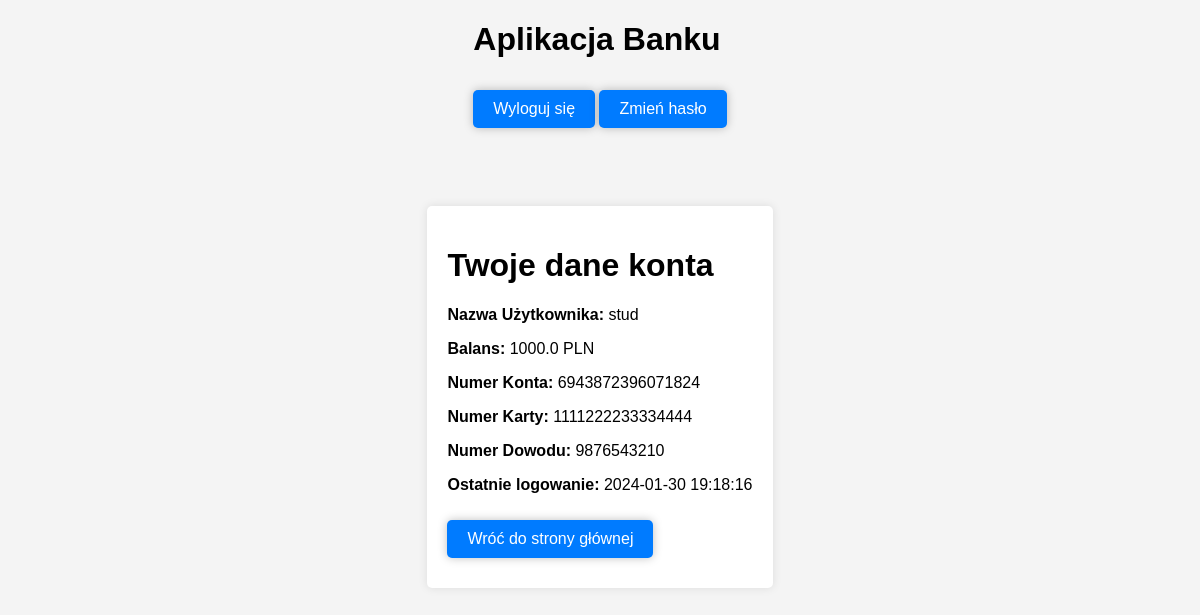
Page /view_sensitive_data (signed in) on the earlier database version.
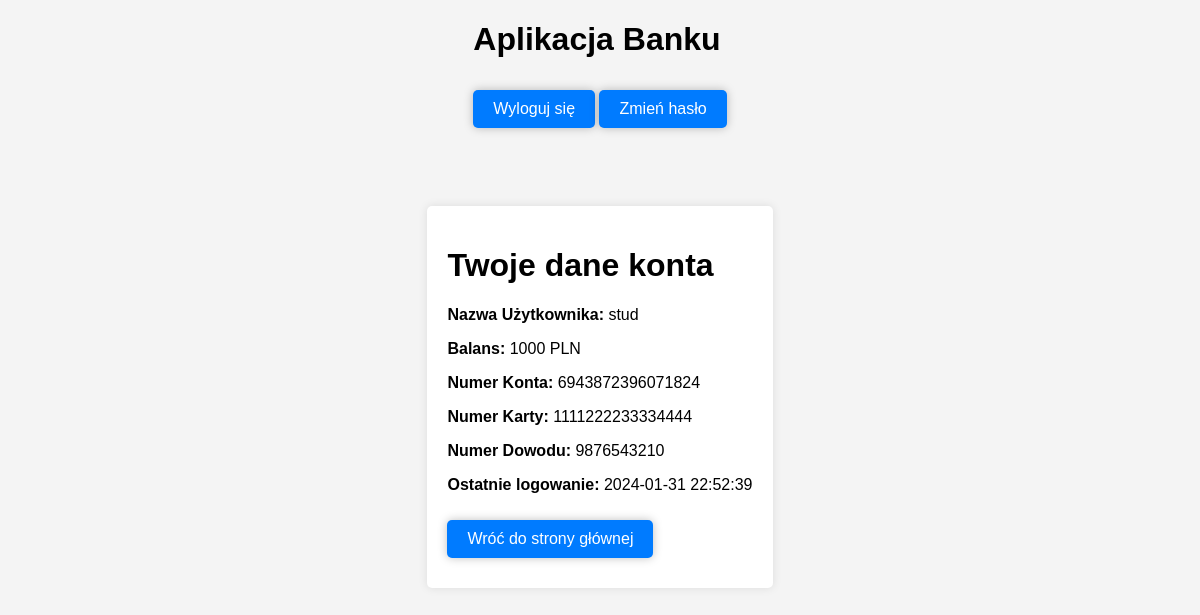
Same page on the later database version.
### models.py (models this page shows, shortened)
class User(db.Model, UserMixin):
    id = db.Column(db.Integer, primary_key=True)
    username = db.Column(db.String(50), unique=True, nullable=False)
    password = db.Column(db.String(50), nullable=True)
    card_number = db.Column(db.String(16), nullable=False)
    id_number = db.Column(db.String(10), nullable=False)
    account_number = db.Column(db.String(16), unique=True, nullable=False)
    balance = db.Column(db.Integer, default=0.0)
    transfers = db.relationship('Transaction', backref='user', lazy=True)
    password_combinations = db.relationship('Combination', backref='user', lazy=True)
    last_login = db.Column(db.DateTime, default=datetime.now())

### app.py (the view)
@app.route('/view_sensitive_data')
@login_required
def view_sensitive_data():
    return render_template('view_sensitive_data.html', user=current_user)

### app.py (called while the page is built)
@login_manager.user_loader
def load_user(user_id):
    return User.query.get(int(user_id))

@app.before_request
def check_session():
    if session.get("user_id", None) is None:
        return
    if session.get("ip_address", None) != request.remote_addr:
        session.pop("user_id", None)
        logout_user()
        return redirect(url_for("index"))

### templates/view_sensitive_data.html
{% extends 'base.html' %}
{% block content %}
    <h1>Twoje dane konta</h1>
    <p><strong>Nazwa Użytkownika: </strong> {{ user.username }}</p>
    <p><strong>Balans: </strong> {{ user.balance }} PLN</p>
    <p><strong>Numer Konta: </strong> {{ user.account_number }}</p>
    <p><strong>Numer Karty: </strong> {{ user.card_number }}</p>
    <p><strong>Numer Dowodu: </strong> {{ user.id_number }}</p>
    <p><strong>Ostatnie logowanie: </strong> {{ user.last_login.strftime('%Y-%m-%d %H:%M:%S') }}</p>
    <a href="{{ url_for('home') }}" class="button">Wróć do strony głównej</a>
{% endblock %}

### templates/base.html (shortened to what this page needs)
<!DOCTYPE html>
<html lang="en">
<head>
    <link rel="stylesheet" type="text/css" href="{{ url_for('static', filename='styles.css') }}">
</head>
<body>
    <div class="header" id="header">
        <h1>{% block header %}Aplikacja Banku{% endblock %}</h1>
        {% if current_user.is_authenticated %}
            <a href="{{ url_for('logout') }}" class="button">Wyloguj się</a>
            <a href="{{ url_for('change_password') }}" class="button">Zmień hasło</a>
            <br />
            <br />
        {% endif %}
    </div>
    <div id="content">
        {% block content %}{% endblock %}
    </div>
</body>
</html>

### static/styles.css (style rules this page uses)
body { font-family: 'Arial', sans-serif; margin: 0; padding: 0; background-color: #f4f4f4; height: 100vh; display: flex; align-items: center; justify-content: center; align-content: center; flex-wrap: nowrap; flex-direction: column; }
#content { max-width: 800px; margin-top: 50px; margin-bottom: auto; padding: 20px; background-color: #fff; box-shadow: 0 0 10px rgba(0, 0, 0, 0.1); border-radius: 5px; }
a.button { display: inline-block; padding: 10px 20px; margin: 10px 0; text-align: center; text-decoration: none; color: #fff; background-color: #007BFF; box-shadow: 0 0 10px rgba(0, 0, 0, 0.25); border-radius: 5px; transition: background-color 0.3s ease; }

Differences in the rows shown:
changed User "stud": balance "1000.0" → "1000"; last_login "2024-01-30 19:18:16" → "2024-01-31 22:52:39"
